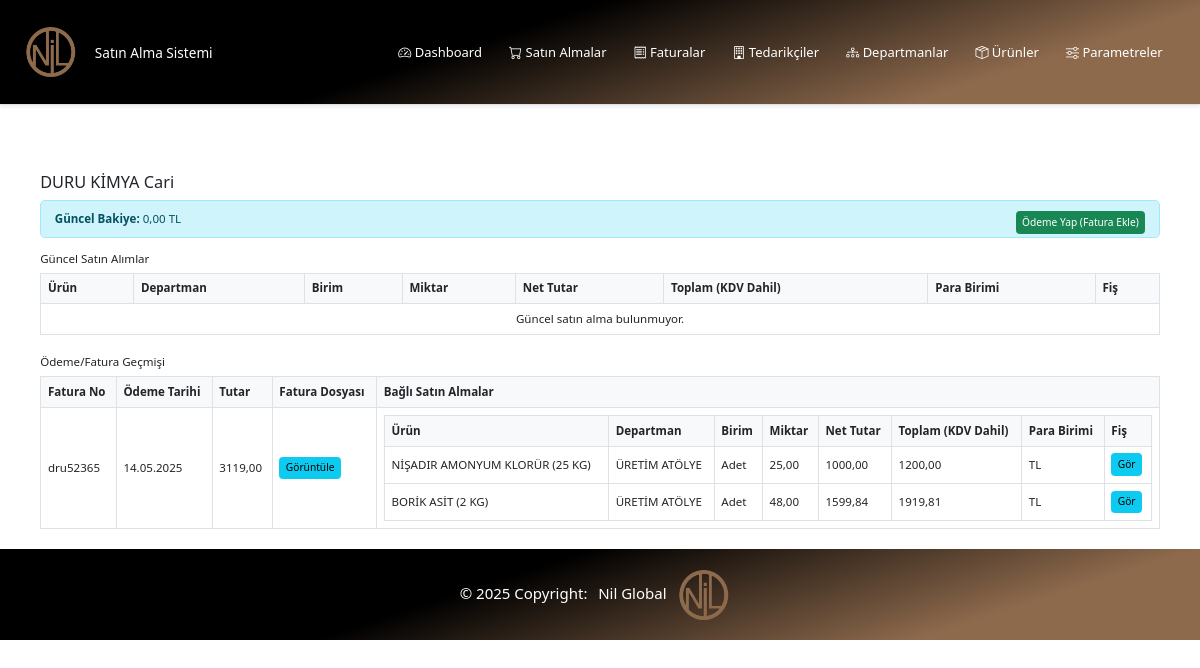
The app's page /tedarikciler/6/cari/ with its own data.
### tedarikciler/models.py (models this page shows, shortened)
class Tedarikci(models.Model):
    ad = models.CharField(max_length=255, verbose_name="Firma Adı")
    hizmet = models.CharField(max_length=255, verbose_name="Verdiği Hizmet")
    yetkili = models.CharField(max_length=255, verbose_name="Firma Yetkilisi")
    telefon = models.CharField(max_length=20, verbose_name="Telefon Numarası")
    adres = models.TextField(blank=True, verbose_name="Adres")
    email = models.EmailField(blank=True, verbose_name="E-posta Adresi")
    created_at = models.DateTimeField(auto_now_add=True)
    updated_at = models.DateTimeField(auto_now=True)
    class Meta:
        verbose_name = "Tedarikçi"
        verbose_name_plural = "Tedarikçiler"
        ordering = ['ad']

### faturalar/models.py (models this page shows, shortened)
class Fatura(models.Model):
    tedarikci = models.ForeignKey(Tedarikci, on_delete=models.CASCADE, related_name='faturalari')
    fatura_no = models.CharField(max_length=50, verbose_name="Fatura No")
    fatura_tarihi = models.DateField(verbose_name="Fatura Tarihi")
    odeme_tarihi = models.DateField(verbose_name="Ödeme Tarihi")
    tutar = models.DecimalField(max_digits=12, decimal_places=2, verbose_name="Tutar")
    fatura_dosya = models.FileField(upload_to='faturalar/', blank=True, null=True, verbose_name="Fatura Dosyası")
    satinalmalar = models.ManyToManyField('satin_alma.SatinAlma', related_name='faturalari', blank=True, verbose_name="Satın Almalar")
    created_at = models.DateTimeField(auto_now_add=True)
    updated_at = models.DateTimeField(auto_now=True)
    class Meta:
        verbose_name = "Fatura"
        verbose_name_plural = "Faturalar"
        ordering = ['-fatura_tarihi']

### satin_alma/models.py (models this page shows, shortened)
class SatinAlma(models.Model):
    tedarikci = models.ForeignKey(Tedarikci, on_delete=models.CASCADE, verbose_name="Tedarikçi")
    urun = models.ForeignKey(Urun, on_delete=models.CASCADE, verbose_name="Ürün")
    departman = models.ForeignKey(Departman, on_delete=models.SET_NULL, null=True, verbose_name="Departman")
    tarih = models.DateField(verbose_name="Tarih")
    miktar = models.DecimalField(max_digits=10, decimal_places=2, verbose_name="Miktar")
    birim = models.ForeignKey(Birim, on_delete=models.SET_NULL, null=True, verbose_name="Birim")
    birim_fiyat = models.DecimalField(max_digits=10, decimal_places=2, verbose_name="Birim Fiyat")
    kdv = models.ForeignKey(KDV, on_delete=models.SET_NULL, null=True, verbose_name="KDV")
    para_birimi = models.ForeignKey(ParaBirimi, on_delete=models.SET_NULL, null=True, verbose_name="Para Birimi")
    fis = models.FileField(upload_to='fisler/', blank=True, null=True, verbose_name="Fiş")
    faturaya_baglandi = models.BooleanField(default=False, verbose_name="Faturaya Bağlandı")
    created_at = models.DateTimeField(auto_now_add=True)
    updated_at = models.DateTimeField(auto_now=True)
    class Meta:
        verbose_name = "Satın Alma"
        verbose_name_plural = "Satın Almalar"
        ordering = ['-tarih']
    @property
    def net_tutar(self):
        return self.miktar * self.birim_fiyat
    @property
    def kdv_tutari(self):
        return self.net_tutar * (self.kdv.oran / 100)
    @property
    def toplam_tutar(self):
        return self.net_tutar + self.kdv_tutari

### urunler/models.py (models this page shows, shortened)
class Urun(models.Model):
    ad = models.CharField(max_length=255, verbose_name="Ürün Adı")
    sira = models.PositiveIntegerField(default=0, verbose_name="Sıra")
    created_at = models.DateTimeField(auto_now_add=True)
    updated_at = models.DateTimeField(auto_now=True)
    class Meta:
        verbose_name = "Ürün"
        verbose_name_plural = "Ürünler"
        ordering = ['sira', 'ad']

### departmanlar/models.py (models this page shows, shortened)
class Departman(models.Model):
    ad = models.CharField(max_length=255, verbose_name="Departman Adı")
    sira = models.PositiveIntegerField(default=0, verbose_name="Sıra")
    created_at = models.DateTimeField(auto_now_add=True)
    updated_at = models.DateTimeField(auto_now=True)
    class Meta:
        verbose_name = "Departman"
        verbose_name_plural = "Departmanlar"
        ordering = ['ad']

### parametreler/models.py (models this page shows, shortened)
class Birim(models.Model):
    ad = models.CharField(max_length=20, verbose_name="Birim Adı")
    created_at = models.DateTimeField(auto_now_add=True)
    updated_at = models.DateTimeField(auto_now=True)
    class Meta:
        verbose_name = "Birim"
        verbose_name_plural = "Birimler"
        ordering = ['ad']

class KDV(models.Model):
    ad = models.CharField(max_length=50, verbose_name="KDV Adı", default="")
    oran = models.DecimalField(max_digits=4, decimal_places=2, verbose_name="KDV Oranı (%)")
    created_at = models.DateTimeField(auto_now_add=True)
    updated_at = models.DateTimeField(auto_now=True)
    class Meta:
        verbose_name = "KDV"
        verbose_name_plural = "KDV Oranları"
        ordering = ['oran']

class ParaBirimi(models.Model):
    kod = models.CharField(max_length=10, verbose_name="Para Birimi Kodu")
    created_at = models.DateTimeField(auto_now_add=True)
    updated_at = models.DateTimeField(auto_now=True)
    class Meta:
        verbose_name = "Para Birimi"
        verbose_name_plural = "Para Birimleri"
        ordering = ['kod']

### tedarikciler/views.py (the view)
# urls.py: path('<int:pk>/cari/', views.tedarikci_cari, name='tedarikci_cari'),
def tedarikci_cari(request, pk):
    tedarikci = get_object_or_404(Tedarikci, pk=pk)
    satinalmalar = SatinAlma.objects.filter(tedarikci=tedarikci, faturalari=None)
    faturalar = Fatura.objects.filter(tedarikci=tedarikci)
    guncel_bakiye = sum([s.toplam_tutar for s in satinalmalar])
    return render(request, 'tedarikciler/tedarikci_cari.html', {
        'tedarikci': tedarikci,
        'satinalmalar': satinalmalar,
        'faturalar': faturalar,
        'guncel_bakiye': guncel_bakiye,
    })

### tedarikciler/templates/tedarikciler/tedarikci_cari.html (shortened to what this page needs)
{% extends 'base.html' %}
{% block content %}
<div class="container mt-4">
    <h2>{{ tedarikci.ad }} Cari</h2>
    <div class="alert alert-info">
        <strong>Güncel Bakiye:</strong> {{ guncel_bakiye|floatformat:2 }} TL
        <a href="{% url 'faturalar:fatura_ekle' %}?tedarikci={{ tedarikci.pk }}" class="btn btn-success btn-sm float-end">Ödeme Yap (Fatura Ekle)</a>
    </div>
    <h4>Güncel Satın Alımlar</h4>
    <table class="table table-sm table-bordered align-middle mb-0">
        <thead>
            <tr>
                <th>Ürün</th>
                <th>Departman</th>
                <th>Birim</th>
                <th>Miktar</th>
                <th>Net Tutar</th>
                <th>Toplam (KDV Dahil)</th>
                <th>Para Birimi</th>
                <th>Fiş</th>
            </tr>
        </thead>
        <tbody>
            {% for s in satinalmalar %}
            <tr>
                <td>{{ s.urun.ad }}</td>
                <td>{{ s.departman.ad }}</td>
                <td>{{ s.birim.ad }}</td>
                <td>{{ s.miktar }}</td>
                <td>{{ s.net_tutar|floatformat:2 }}</td>
                <td>{{ s.toplam_tutar|floatformat:2 }}</td>
                <td>{{ s.para_birimi.kod }}</td>
                <td>
                    {% if s.fis %}
                        <a href="{{ s.fis.url }}" target="_blank" class="btn btn-sm btn-info">Gör</a>
                    {% else %}
                        <span class="text-muted">Yok</span>
                    {% endif %}
                </td>
            </tr>
            {% empty %}
            <tr>
                <td colspan="8" class="text-center">Güncel satın alma bulunmuyor.</td>
            </tr>
            {% endfor %}
        </tbody>
    </table>
    <h4 class="mt-4">Ödeme/Fatura Geçmişi</h4>
    <table class="table table-bordered">
        <thead>
            <tr>
                <th>Fatura No</th>
                <th>Ödeme Tarihi</th>
                <th>Tutar</th>
                <th>Fatura Dosyası</th>
                <th>Bağlı Satın Almalar</th>
            </tr>
        </thead>
        <tbody>
            {% for f in faturalar %}
            <tr>
                <td>{{ f.fatura_no }}</td>
                <td>{{ f.odeme_tarihi|date:"d.m.Y" }}</td>
                <td>{{ f.tutar|floatformat:2 }}</td>
                <td>
                    {% if f.fatura_dosya %}
                        <a href="{{ f.fatura_dosya.url }}" target="_blank" class="btn btn-info btn-sm">Görüntüle</a>
                    {% else %}-{% endif %}
                </td>
                <td>
                    <table class="table table-sm table-bordered align-middle mb-0">
                        <thead>
                            <tr>
                                <th>Ürün</th>
                                <th>Departman</th>
                                <th>Birim</th>
                                <th>Miktar</th>
                                <th>Net Tutar</th>
                                <th>Toplam (KDV Dahil)</th>
                                <th>Para Birimi</th>
                                <th>Fiş</th>
                            </tr>
                        </thead>
                        <tbody>
                            {% for s in f.satinalmalar.all %}
                            <tr>
                                <td>{{ s.urun.ad }}</td>
                                <td>{{ s.departman.ad }}</td>
                                <td>{{ s.birim.ad }}</td>
                                <td>{{ s.miktar }}</td>
                                <td>{{ s.net_tutar|floatformat:2 }}</td>
                                <td>{{ s.toplam_tutar|floatformat:2 }}</td>
                                <td>{{ s.para_birimi.kod }}</td>
                                <td>
                                    {% if s.fis %}
                                        <a href="{{ s.fis.url }}" target="_blank" class="btn btn-sm btn-info">Gör</a>
                                    {% else %}
                                        <span class="text-muted">Yok</span>
                                    {% endif %}
                                </td>
                            </tr>
                            {% empty %}
                            <tr>
                                <td colspan="8" class="text-center">Bağlı satın alma yok.</td>
                            </tr>
                            {% endfor %}
                        </tbody>
                    </table>
                </td>
            </tr>
            {% endfor %}
        </tbody>
    </table>
</div>
{% endblock %}

### static/css/style.css (style rules this page uses)
html, body { font-family: "Segoe UI", "Roboto", Arial, sans-serif; font-size: 0.85rem; line-height: 1.4; }
h2, .h2 { font-size: 1.2rem; }
h4, .h4 { font-size: 0.85rem; }
.container { padding-top: 1rem; }
.table th { background-color: #f8f9fa; font-size: 0.85rem; font-weight: 600; padding: 0.5rem; }
.table td { padding: 0.5rem; vertical-align: middle; }
.alert { font-size: 0.85rem; padding: 0.75rem 1rem; }
.btn { font-size: 0.85rem; padding: 0.3rem 0.6rem; }
.btn.btn-sm { font-size: 0.75rem; padding: 0.2rem 0.4rem; }

### records on screen
Tedarikci: ad "DURU KİMYA"
Fatura: fatura_no "dru52365", odeme_tarihi "14.05.2025", tutar "3119,00"
SatinAlma: urun.ad "NİŞADIR AMONYUM KLORÜR (25 KG)", departman.ad "ÜRETİM ATÖLYE", birim.ad "Adet", miktar "25,00", net_tutar "1000,00", toplam_tutar "1200,00", para_birimi.kod "TL"
SatinAlma: urun.ad "BORİK ASİT (2 KG)", departman.ad "ÜRETİM ATÖLYE", birim.ad "Adet", miktar "48,00", net_tutar "1599,84", toplam_tutar "1919,81", para_birimi.kod "TL"

### other values on screen
{{ guncel_bakiye|floatformat:2 }} "0,00"
